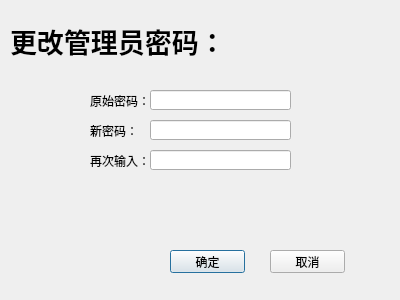
<?xml version="1.0" encoding="UTF-8"?>
<ui version="4.0">
 <class>SqlSetup</class>
 <widget class="QDialog" name="SqlSetup">
  <property name="geometry">
   <rect>
    <x>0</x>
    <y>0</y>
    <width>400</width>
    <height>300</height>
   </rect>
  </property>
  <property name="windowTitle">
   <string>更改管理员密码</string>
  </property>
  <property name="windowIcon">
   <iconset resource="icontopleft.qrc">
    <normaloff>:/new/prefix1/images/sqlite.png</normaloff>:/new/prefix1/images/sqlite.png</iconset>
  </property>
  <widget class="QLabel" name="label">
   <property name="geometry">
    <rect>
     <x>10</x>
     <y>20</y>
     <width>211</width>
     <height>41</height>
    </rect>
   </property>
   <property name="font">
    <font>
     <family>Adobe Arabic</family>
     <pointsize>20</pointsize>
     <weight>75</weight>
     <bold>true</bold>
    </font>
   </property>
   <property name="text">
    <string>更改管理员密码：</string>
   </property>
  </widget>
  <widget class="QLabel" name="label_2">
   <property name="geometry">
    <rect>
     <x>90</x>
     <y>90</y>
     <width>61</width>
     <height>21</height>
    </rect>
   </property>
   <property name="text">
    <string>原始密码：</string>
   </property>
  </widget>
  <widget class="QLabel" name="label_3">
   <property name="geometry">
    <rect>
     <x>90</x>
     <y>120</y>
     <width>61</width>
     <height>21</height>
    </rect>
   </property>
   <property name="text">
    <string>新密码：</string>
   </property>
  </widget>
  <widget class="QLabel" name="label_4">
   <property name="geometry">
    <rect>
     <x>90</x>
     <y>150</y>
     <width>61</width>
     <height>21</height>
    </rect>
   </property>
   <property name="text">
    <string>再次输入：</string>
   </property>
  </widget>
  <widget class="QLineEdit" name="PWD">
   <property name="geometry">
    <rect>
     <x>150</x>
     <y>90</y>
     <width>141</width>
     <height>20</height>
    </rect>
   </property>
   <property name="echoMode">
    <enum>QLineEdit::Password</enum>
   </property>
  </widget>
  <widget class="QLineEdit" name="NewPWD">
   <property name="geometry">
    <rect>
     <x>150</x>
     <y>120</y>
     <width>141</width>
     <height>20</height>
    </rect>
   </property>
   <property name="echoMode">
    <enum>QLineEdit::Password</enum>
   </property>
  </widget>
  <widget class="QLineEdit" name="NewPWD1">
   <property name="geometry">
    <rect>
     <x>150</x>
     <y>150</y>
     <width>141</width>
     <height>20</height>
    </rect>
   </property>
   <property name="echoMode">
    <enum>QLineEdit::Password</enum>
   </property>
  </widget>
  <widget class="QPushButton" name="OK">
   <property name="geometry">
    <rect>
     <x>170</x>
     <y>250</y>
     <width>75</width>
     <height>23</height>
    </rect>
   </property>
   <property name="text">
    <string>确定</string>
   </property>
  </widget>
  <widget class="QPushButton" name="Cancel">
   <property name="geometry">
    <rect>
     <x>270</x>
     <y>250</y>
     <width>75</width>
     <height>23</height>
    </rect>
   </property>
   <property name="text">
    <string>取消</string>
   </property>
  </widget>
  <widget class="QLabel" name="PWDStatus">
   <property name="geometry">
    <rect>
     <x>170</x>
     <y>210</y>
     <width>131</width>
     <height>16</height>
    </rect>
   </property>
   <property name="text">
    <string/>
   </property>
  </widget>
 </widget>
 <resources>
  <include location="icontopleft.qrc"/>
 </resources>
 <connections/>
</ui>
